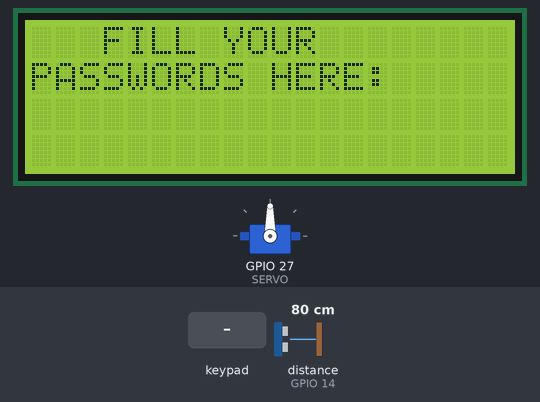
Bench run of a sketch on a simulated ESP32. On the bench: 20×4 character LCD, servo. The test bench sets the inputs (shaded band); at power-on: distance to the obstacle (sensor on GPIO 14) 80 cm. The echo pulse lasts 58.3 µs per cm; what the sketch prints to the serial monitor is not drawn.

Above: at 1.2 s.
1.3 s: keypad keys 1 5 2 0 4 pressed 0.425 s apart
At 2.0 s:
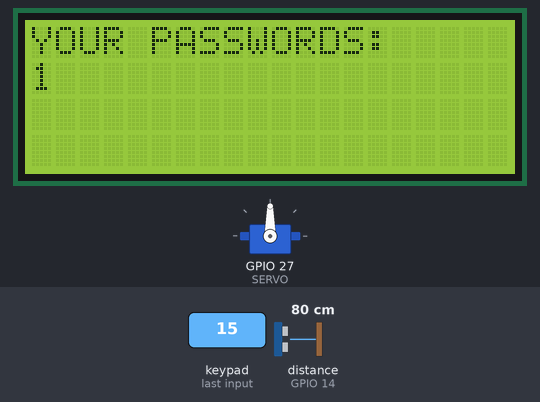
6.3 s: distance to the obstacle (sensor on GPIO 14) set to 2 cm
9.3 s: key 'C' pressed
At 12.1 s:
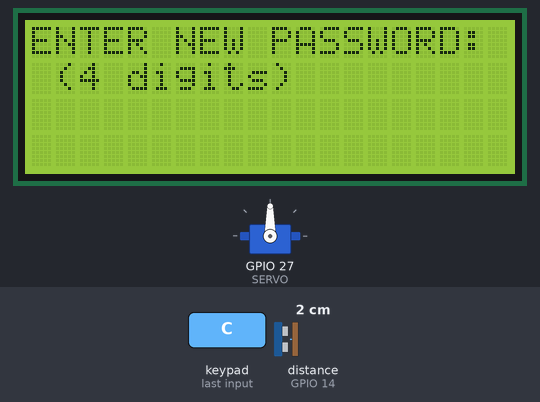
12.3 s: keypad keys 0 1 2 3 pressed 0.425 s apart
At 16.9 s:
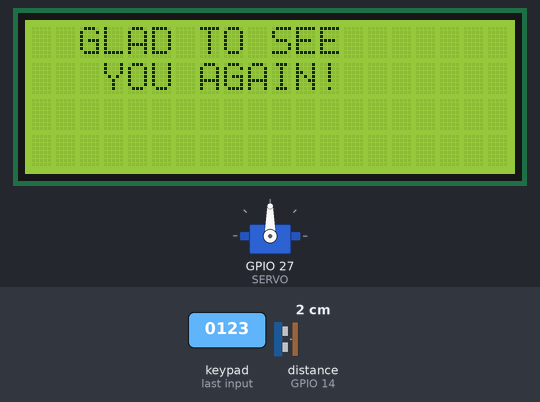
17.0 s: key '*' pressed
20.0 s: key '#' pressed
At 23.8 s:
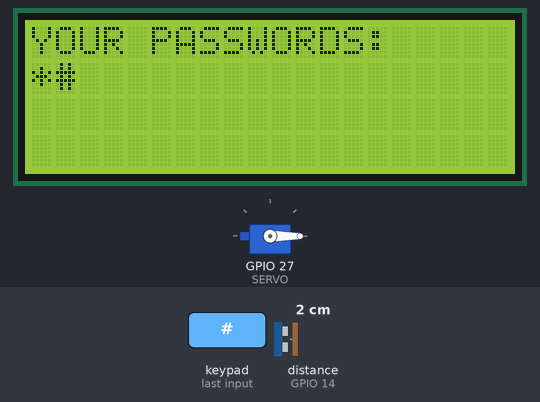
Timing chart, 0 to 24.0 s (numbered marks = the images above; inputs shaded):
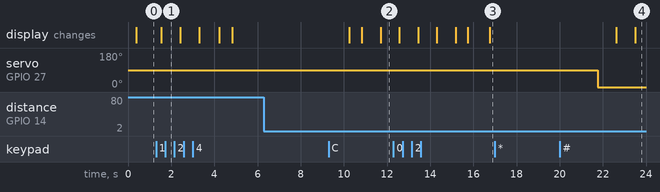

The sketch:

demo.ino
```cpp
#include <NewPing.h>
#include <LiquidCrystal_I2C.h>
#include <Keypad.h>
#include <Arduino.h>
#include <ESP32Servo.h>

Servo ser1;
const byte ROWS = 4; //four rows
const byte COLS = 4; //four columns
char hexaKeys[ROWS][COLS] = {
  {'1','2','3','A'},
  {'4','5','6','B'},
  {'7','8','9','C'},
  {'*','0','#','D'}
};
byte rowPins[ROWS] = {15, 2, 0, 4};
byte colPins[COLS] = {16, 17, 5, 18};

Keypad customKeypad = Keypad(makeKeymap(hexaKeys), rowPins, colPins, ROWS, COLS);
LiquidCrystal_I2C lcd(0x27, 20, 4);

#define TRIGGER_PIN  12
#define ECHO_PIN     14
#define MAX_DISTANCE 400
#define SERVO 27

NewPing sonar(TRIGGER_PIN, ECHO_PIN, MAX_DISTANCE);
float tempval1;
float tempval2;
int finalval;

char password[5] = "0123";
static char pass[5];
static int passIndex = 0;
bool firstTime = true;
unsigned long openTime = 99999999999;
unsigned long timeNow = 99999999999;
int servoAngle = 0;
bool messageDisplayed = false;
bool changePassword = false;

void setup() {
  Serial.begin(9600);
  lcd.init();
  lcd.backlight();
  lcd.clear();
  ser1.attach(SERVO);
}

void loop() {
  timeNow = millis();
  updateDistance();

  if (finalval < 40) {
    if (firstTime) {
      displayInitialMessage();
    } else {
      PASSWORDS();
    }
  } else {
    if (!messageDisplayed) {
      displayGoodDayMessage();
    }
    firstTime = true;

  }

  Serial.print(timeNow);
  Serial.print("\t");
  Serial.print(openTime);

}

void updateDistance() {
  delay(20);
  Serial.print("Ping: ");
  int iterations = 10;
  tempval1 = ((sonar.ping_median(iterations) / 2) * 0.0343);
  if (tempval1 - tempval2 > 60 || tempval1 - tempval2 < -60) {
    tempval2 = (tempval1 * 0.02) + (tempval2 * 0.98);
  } else {
    tempval2 = (tempval1 * 0.4) + (tempval2 * 0.6);
  }
  finalval = tempval2;

  Serial.print(finalval);
  Serial.println("cm");
}

void displayInitialMessage() {
  lcd.clear();
  lcd.setCursor(0,0);
  lcd.print("   FILL YOUR");
  lcd.setCursor(0,1);
  lcd.print("PASSWORDS HERE:");
  firstTime = false;
  messageDisplayed = false;
}

void displayGoodDayMessage() {
  lcd.clear();
  lcd.setCursor(0,0);
  lcd.print("HAVE A GOOD DAY!");
  lcd.setCursor(0,1);
  lcd.print("ENJOY YOUR DAY!");
  messageDisplayed = true;
}

void PASSWORDS() {
  char customKey = customKeypad.getKey();

  if (customKey) {
    if (customKey == 'A') {
      deletePreviousCharacter();
    } else if (customKey == 'B') {
      deleteAllCharacters();
    } else if (customKey == 'C') {
      changePasswordRequested();
    } else {
      enterPassword(customKey);
    }
  }

  if (passIndex == 4) {
    verifyPassword();
  }
}

void deletePreviousCharacter() {
  if (passIndex > 0) {
    passIndex--;
    pass[passIndex] = '\0';
    updatePasswordDisplay();
  }
}

void deleteAllCharacters() {
  passIndex = 0;
  pass[0] = '\0';
  updatePasswordDisplay();
}

void changePasswordRequested() {
  changePassword = true;
  passIndex = 0;
  pass[passIndex] = '\0';
  lcd.clear();
  lcd.setCursor(0, 0);
  lcd.print("ENTER NEW PASSWORD:");
  lcd.setCursor(0, 1);
  lcd.print(" (4 digits)");
}

void enterPassword(char customKey) {
  if (changePassword) {
    if (passIndex < 4) {
      pass[passIndex++] = customKey;
      pass[passIndex] = '\0';
      updatePasswordDisplay();
    }
    if (passIndex == 4) {
      changePassword = false;
      lcd.clear();
      lcd.setCursor(0, 0);
      lcd.print("PASSWORD CHANGED!");
      delay(500);
      lcd.clear();
      lcd.setCursor(0, 0);
      lcd.print("YOUR PASSWORDS:");
      lcd.setCursor(0, 1);
      lcd.print(pass);
      strcpy(password, pass);
    }
  } else {
    if (passIndex < 4) {
      pass[passIndex++] = customKey;
      pass[passIndex] = '\0';
      updatePasswordDisplay();
    }
  }
}

void updatePasswordDisplay() {
  lcd.clear();
  lcd.setCursor(0, 0);
  lcd.print("YOUR PASSWORDS:");
  lcd.setCursor(0, 1);
  lcd.print(pass);
}


void verifyPassword() {
  if (strcmp(pass, password) == 0) {
    lcd.clear();
    lcd.setCursor(0, 0);
    lcd.print("WELCOME BACK SIR");
    delay(1000);
    lcd.clear();
    lcd.setCursor(2, 0);
    lcd.print("GLAD TO SEE");
    lcd.setCursor(3, 1);
    lcd.print("YOU AGAIN!");
    passIndex = 0;
    pass[0] = '\0';
    ser1.write(90);

    servoAngle = 90;

    delay(5000);
    ser1.write(0);
    servoAngle = 0;

  } else {
    lcd.clear();
    lcd.setCursor(0, 0);
    lcd.print(" WRONG PASSWORDS");
    lcd.setCursor(0, 1);
    lcd.print("   TRY AGAIN!");
    passIndex = 0;
    pass[0] = '\0';
  }
}
```

Measured:
- after the input at 1.3 s, the display: changes after 0.25 s (image 1)
- after the input at 6.3 s, every drawn part: stays the same
- after the input at 9.3 s, the display: first differs from a run without the input after 2.4 s (image 2)
- after the input at 12.3 s, the display: first changes after 0.27 s (image 3 shows a later state)
- after the input at 17.0 s, every drawn part: stays the same
- after the input at 20.0 s, the display: first differs from a run without the input after 3.5 s (image 4)
